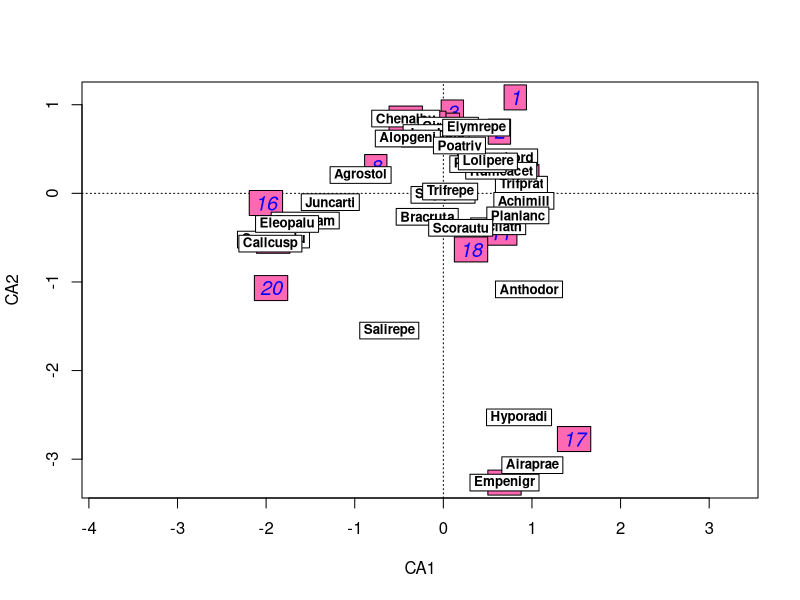

R code for this plot:
library(vegan)


### Name: ordilabel
### Title: Add Text on Non-transparent Label to an Ordination Plot.
### Aliases: ordilabel
### Keywords: aplot

### ** Examples

data(dune)
ord <- cca(dune)
plot(ord, type = "n")
ordilabel(ord, dis="sites", cex=1.2, font=3, fill="hotpink", col="blue")
## You may prefer separate plots, but here species as well
ordilabel(ord, dis="sp", font=2, priority=colSums(dune))
